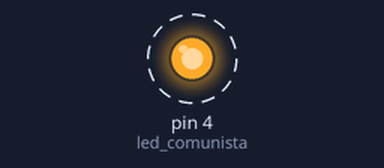
A sketch run on a simulated Arduino Uno, built with avr-gcc and run on an emulated ATmega328P. Parts: output pins drawn as LEDs (lit = HIGH). Dashed ring = blinking.

Above: at 0.1 s.
Timing chart, 0 to 3.0 s (numbered marks = the images above):
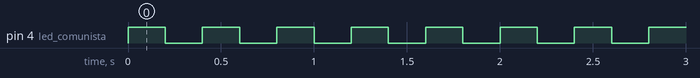

Measured:
- by itself, pin 4 (led_comunista): alternates HIGH for 0.20 s and LOW for 0.20 s

The sketch:

Practica_1.ino
```cpp
const int led_comunista = 4;

void setup() {
  // put your setup code here, to run once:

pinMode(led_comunista,OUTPUT);

}

void loop() {
  // put your main code here, to run repeatedly:


digitalWrite(led_comunista,HIGH);
delay(200);
digitalWrite(led_comunista,LOW);
delay(200);

}
```
